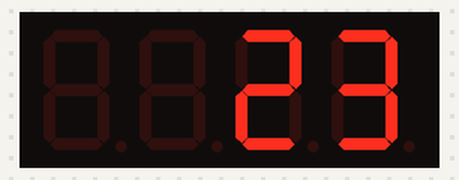
The sketch below on a simulated Arduino Uno, built with avr-gcc and run on an emulated ATmega328P. Shown: 4-digit seven-segment display.

Above: at 0.1 s.
At 2.1 s:
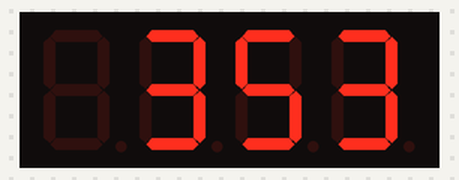
At 4.2 s:
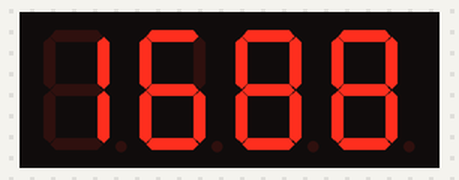

The sketch:

day-17_h_jyfwapj_tlzzhnl.ino
```cpp
#define ZERO 0
#define ONE 1
#define TWO 2
#define THREE 3
#define FOUR 4
#define FIVE 5
#define SIX 6
#define SEVEN 7
#define EIGHT 8
#define NINE 9
#include <Arduino.h>
#include <TM1637Display.h>

// Module connection pins (Digital Pins)
#define CLK 6
#define DIO 5

// The amount of time (in milliseconds) between tests
#define TEST_DELAY   2000

TM1637Display myFabulousDisplay = TM1637Display(CLK, DIO);

void setup()
{
}

void loop()
{
 myFabulousDisplay.setBrightness(0x0f); // hex 0f is the same as decimal 15
 uint8_t data[] = { 0x0, 0x0, 0x0, 0x0 }; //all segments off
 myFabulousDisplay.setSegments(data);

 int code1 = TWO*10+THREE ;
 myFabulousDisplay.showNumberDec(code1, false, 3, 1); // first code
 //  false doesn't show leading zeros, 3 means show three digits,
 //  1 means start in position one (where the first position is zero)
 delay(TEST_DELAY);
 myFabulousDisplay.setSegments(data);


 int code2 = THREE*100+FIVE*10+THREE ;
 myFabulousDisplay.showNumberDec(code2, true, 3, 1); //second code
 delay(TEST_DELAY);
 myFabulousDisplay.setSegments(data);

 int code3 = 1000+SIX*100+EIGHT*10+EIGHT ;
 myFabulousDisplay.showNumberDec(code3, true, 4, 0); //third code
 delay(TEST_DELAY);
 Serial.println("looped");
}


// #klmpul GLYV 0
// #klmpul VUL 1
// #klmpul ADV 2
// #klmpul AOYLL 3
// #klmpul MVBY 4
// #klmpul MPCL 5
// #klmpul ZPE 6
// #klmpul ZLCLU 7
// #klmpul LPNOA 8
// #klmpul UPUL 9
// #pujsbkl <Hykbpuv.o>
// #pujsbkl <AT1637Kpzwshf.o>

// // Tvkbsl jvuuljapvu wpuz (Kpnpahs Wpuz)
// #klmpul JSR 2
// #klmpul KPV 3

// // Aol htvbua vm aptl (pu tpsspzljvukz) iladllu alzaz
// #klmpul ALZA_KLSHF   2000

// AT1637Kpzwshf tfMhibsvbzKpzwshf = AT1637Kpzwshf(JSR, KPV);

// cvpk zlabw()
// {
// }

// cvpk svvw()
// {
//  tfMhibsvbzKpzwshf.zlaIypnoaulzz(0e0m); // ole 0m pz aol zhtl hz kljpths 15
//  bpua8_a khah[] = { 0e0, 0e0, 0e0, 0e0 }; //hss zlntluaz vmm
//  tfMhibsvbzKpzwshf.zlaZlntluaz(khah);

//  pua jvkl1 = ADV*10+AOYLL ;
//  tfMhibsvbzKpzwshf.zovdUbtilyKlj(jvkl1, mhszl, 3, 1); // mpyza jvkl
//  //  mhszl kvlzu'a zovd slhkpun glyvz, 3 tlhuz zovd aoyll kpnpaz,
//  //  1 tlhuz zahya pu wvzpapvu vul (dolyl aol mpyza wvzpapvu pz glyv)
//  klshf(ALZA_KLSHF);
//  tfMhibsvbzKpzwshf.zlaZlntluaz(khah);


//  pua jvkl2 = AOYLL*100+MPCL*10+AOYLL ;
//  tfMhibsvbzKpzwshf.zovdUbtilyKlj(jvkl2, aybl, 3, 1); //zljvuk jvkl
//  klshf(ALZA_KLSHF);
//  tfMhibsvbzKpzwshf.zlaZlntluaz(khah);

//  pua jvkl3 = 1000+ZPE*100+LPNOA*10+LPNOA ;
//  tfMhibsvbzKpzwshf.zovdUbtilyKlj(jvkl3, aybl, 4, 0); //aopyk jvkl
//  klshf(ALZA_KLSHF);
// }
```

Measured:
- by itself, everything shown: repeats every 6.1 s, in 3 steps
- what the display in image 1 shows lasts 2.0 s, from 2.1 s to 4.1 s
